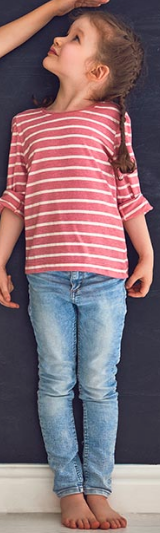
#> input picture images/2.png, 160 x 533 px
$ jupyter execute name_color.ipynb   (shell and % lines are left out)
#> lines starting #> are read from the running program, lines starting #| are printed output that depends on the picture
[cell 1]
import cv2
import matplotlib
import numpy as np
import matplotlib.pyplot as plt
from enum import Enum

[cell 2]
def revert_channel(image):
    return image[:,:,::-1]

def convert_xy_to_xyx2y2(x,y,w,h):
    x1 = x - w//2
    y1 = y - h//2
    x2 = x1 + w
    y2 = y1 + h

    return x1, y1, x2, y2

[cell 3]
class COLOR_TYPES(Enum):
    Black = 0
    White = 1
    Gray = 2
    Red = 3
    Orange = 4
    Yellow = 5
    Yellow_Green = 6
    Green = 7
    Green_Cyan = 8
    Cyan = 9
    Cyan_Blue = 10
    Blue = 11
    Violet = 12
    Magenta = 13
    Pink = 14

def get_pixel_color_type(h, s, v):

    if v < 75:
        return COLOR_TYPES.Black
    if v > 190 and s < 27:
        return COLOR_TYPES.White
    if s < 53 and v < 185:
        return COLOR_TYPES.Gray

    if h < 10:
        return COLOR_TYPES.Red
    if h < 20:
        return COLOR_TYPES.Orange
    if h < 30:
        return COLOR_TYPES.Yellow
    if h < 40:
        return COLOR_TYPES.Yellow_Green
    if h < 70:
        return COLOR_TYPES.Green
    if h < 85:
        return COLOR_TYPES.Green_Cyan
    if h < 90:
        return COLOR_TYPES.Cyan
    if h < 100:
        return COLOR_TYPES.Cyan_Blue
    if h < 125:
        return COLOR_TYPES.Blue
    if h < 140:
        return COLOR_TYPES.Violet
    if h < 155:
        return COLOR_TYPES.Magenta
    if h < 170:
        return COLOR_TYPES.Pink

    return COLOR_TYPES.Red

[cell 4]
def calc_color_in_rect(rect, image):

    hsv = cv2.cvtColor(image, cv2.COLOR_BGR2HSV)
    xmin, ymin, xmax, ymax = rect
#     plt.imshow(hsv)
    colors_count = [0] * len(COLOR_TYPES)
    crop_image = image[ymin: ymax, xmin: xmax]
#     plt.imshow(revert_channel(crop_image))
    h = s = v = 0
    for i in range(ymin, ymax):
        for j in range(xmin, xmax):
            h = hsv[i, j, 0]
            s = hsv[i, j, 1]
            v = hsv[i, j, 2]
            if i == ymax//2 and j == xmax//2:
                print(h,s,v)

            color_type = get_pixel_color_type(h, s, v)
            colors_count[color_type.value] += 1

    max_idx = np.argmax(np.asarray(colors_count))
    return COLOR_TYPES(max_idx)

## Load image and select area

[cell 5]
i_path = 'images/2.png'
img = cv2.imread(i_path)
#> img is the input picture: shape (533, 160, 3); mean B, G, R 115.1, 108.3, 132.7
print(img.shape)
#| (533, 160, 3)
img_height, img_width = img.shape[:2]
#> img_height = 533; img_width = 160
center_x_jacket = img_width // 2
#> center_x_jacket = 80
center_y_jacket = img_height // 4
#> center_y_jacket = 133

center_x_pants = img_width // 2
#> center_x_pants = 80
center_y_pants = img_height // 2 + center_y_jacket
#> center_y_pants = 399

x1_j, y1_j, x2_j, y2_j = convert_xy_to_xyx2y2(center_x_jacket, center_y_jacket, 30, 30)
#> x1_j = 65; y1_j = 118; x2_j = 95; y2_j = 148
x1_p, y1_p, x2_p, y2_p = convert_xy_to_xyx2y2(center_x_pants, center_y_pants, 30, 30)
#> x1_p = 65; y1_p = 384; x2_p = 95; y2_p = 414


image_copied = img.copy()
cv2.rectangle(image_copied,(x1_j, y1_j), (x2_j, y2_j),(0,255,0),3)
cv2.rectangle(image_copied,(x1_p, y1_p), (x2_p, y2_p),(0,255,0),3)
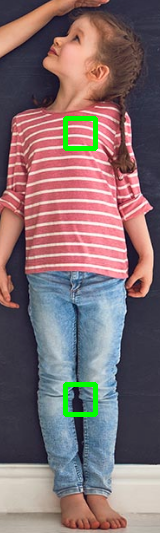
#> image_copied: shape (533, 160, 3); mean B, G, R 112.9, 109.8, 130.3
plt.imshow(revert_channel(image_copied))
#> in revert_channel, `return image[:,:,::-1]`:
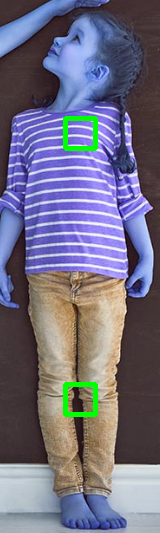
#> returned value: shape (533, 160, 3); mean of channels 0, 1, 2 130.3, 109.8, 112.9; drawn as B, G, R
print('Color of jacket: ', calc_color_in_rect((x1_j, y1_j, x2_j, y2_j), img).name)
#> in calc_color_in_rect, `hsv = cv2.cvtColor(image, cv2.COLOR_BGR2HSV)`: hsv: shape (533, 160, 3); mean H, S, V 95.6, 80.2, 145.9
#> in calc_color_in_rect, `crop_image = image[ymin: ymax, xmin: xmax]`:
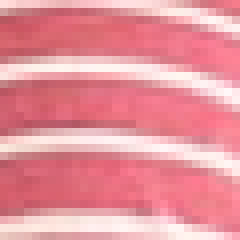
#> crop_image: shape (30, 30, 3) (shown 8 times larger); mean B, G, R 155.5, 146.2, 231
#> after the loop in calc_color_in_rect, `for i in range(ymin, ymax):`: colors_count = [0, 90, 0, 809, 1, 0, 0, 0, 0, 0, 0, 0, 0, 0, 0]
#> in calc_color_in_rect, `max_idx = np.argmax(np.asarray(colors_count))`: max_idx = 3
#| Color of jacket:  Red
print('Color of pants: ', calc_color_in_rect((x1_p, y1_p, x2_p, y2_p), img).name)
#> call 2 of calc_color_in_rect, with rect = (65, 384, 95, 414)
#> in calc_color_in_rect (call 2), `xmin, ymin, xmax, ymax = rect`: xmin = 65; ymin = 384; xmax = 95; ymax = 414
#> in calc_color_in_rect (call 2), `crop_image = image[ymin: ymax, xmin: xmax]`:
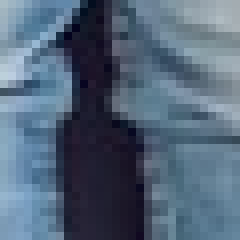
#> crop_image: shape (30, 30, 3) (shown 8 times larger); mean B, G, R 121.4, 101.6, 83.3
#> after the loop in calc_color_in_rect (call 2), `for i in range(ymin, ymax):`: colors_count = [239, 1, 79, 0, 0, 0, 0, 0, 0, 0, 1, 580, 0, 0, 0]
#> in calc_color_in_rect (call 2), `max_idx = np.argmax(np.asarray(colors_count))`: max_idx = 11
#| Color of pants:  Blue

$ run again, with images/1.png copied over images/2.png
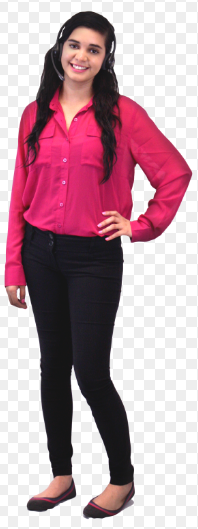
#> input picture images/1.png, 198 x 529 px
#> img is the input picture: shape (529, 198, 3); mean B, G, R 165.3, 155.1, 188.4
#| (529, 198, 3)
#> hsv: shape (529, 198, 3); mean H, S, V 61.7, 50.7, 189
#> in calc_color_in_rect, `crop_image = image[ymin: ymax, xmin: xmax]`:
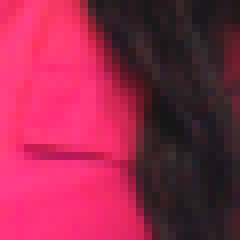
#> crop_image: shape (30, 30, 3) (shown 8 times larger); mean B, G, R 74.9, 40.2, 149.3
#> after the loop in calc_color_in_rect, `for i in range(ymin, ymax):`: colors_count = [384, 0, 0, 417, 0, 0, 0, 0, 0, 0, 0, 0, 0, 0, 99]
#> max_idx = 3
#| Color of jacket:  Red
#> xmin = 84; ymin = 381; xmax = 114; ymax = 411
#> in calc_color_in_rect (call 2), `crop_image = image[ymin: ymax, xmin: xmax]`:
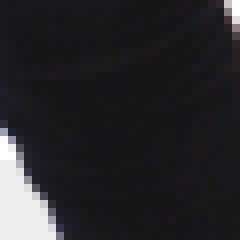
#> crop_image: shape (30, 30, 3) (shown 8 times larger); mean B, G, R 41.4, 38.3, 39.3
#> after the loop in calc_color_in_rect (call 2), `for i in range(ymin, ymax):`: colors_count = [828, 58, 14, 0, 0, 0, 0, 0, 0, 0, 0, 0, 0, 0, 0]
#> max_idx = 0
#| Color of pants:  Black

$ run again, with images/3.png copied over images/2.png
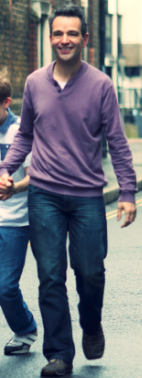
#> input picture images/3.png, 142 x 378 px
#> img is the input picture: shape (378, 142, 3); mean B, G, R 121.8, 112.8, 109.8
#| (378, 142, 3)
#> in revert_channel, `return image[:,:,::-1]`:
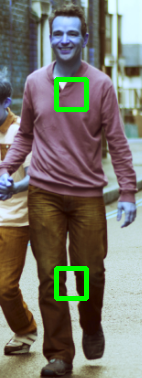
#> returned value: shape (378, 142, 3); mean of channels 0, 1, 2 107.9, 116.7, 119.5; drawn as B, G, R
#> hsv: shape (378, 142, 3); mean H, S, V 89, 87.2, 131.6
#> after the loop in calc_color_in_rect, `for i in range(ymin, ymax):`: colors_count = [5, 22, 11, 4, 41, 0, 0, 0, 0, 0, 0, 2, 519, 293, 3]
#> max_idx = 12
#| Color of jacket:  Violet
#> xmin = 56; ymin = 268; xmax = 86; ymax = 298
#> in calc_color_in_rect (call 2), `crop_image = image[ymin: ymax, xmin: xmax]`:
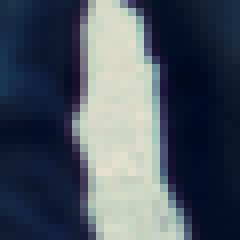
#> crop_image: shape (30, 30, 3) (shown 8 times larger); mean B, G, R 96, 83.6, 73.6
#> after the loop in calc_color_in_rect (call 2), `for i in range(ymin, ymax):`: colors_count = [565, 228, 35, 0, 0, 1, 0, 5, 13, 1, 6, 38, 8, 0, 0]
#> max_idx = 0
#| Color of pants:  Black
